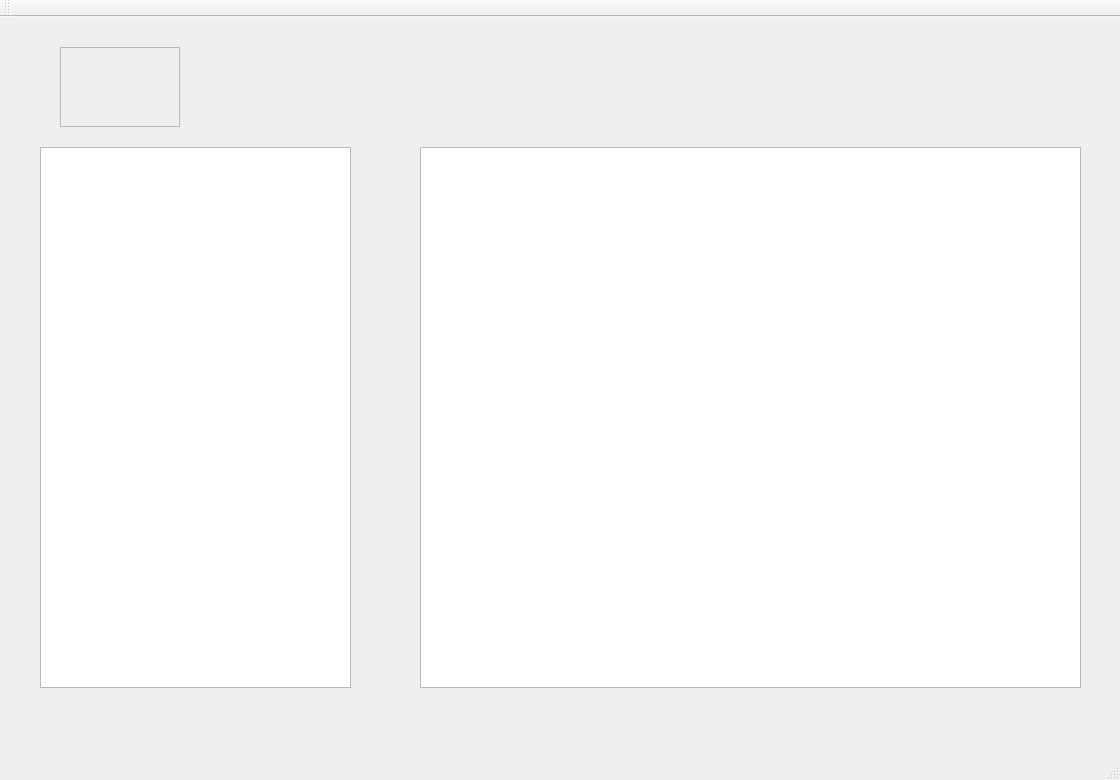
<?xml version="1.0" encoding="UTF-8"?>
<ui version="4.0">
 <class>LANConnectChat_ViewClass</class>
 <widget class="QMainWindow" name="LANConnectChat_ViewClass">
  <property name="geometry">
   <rect>
    <x>0</x>
    <y>0</y>
    <width>1120</width>
    <height>780</height>
   </rect>
  </property>
  <property name="windowTitle">
   <string>LANConnectChat_View</string>
  </property>
  <widget class="QWidget" name="centralWidget">
   <widget class="QListView" name="listView">
    <property name="geometry">
     <rect>
      <x>40</x>
      <y>130</y>
      <width>311</width>
      <height>541</height>
     </rect>
    </property>
   </widget>
   <widget class="QFrame" name="frame">
    <property name="geometry">
     <rect>
      <x>60</x>
      <y>30</y>
      <width>120</width>
      <height>80</height>
     </rect>
    </property>
    <property name="frameShape">
     <enum>QFrame::StyledPanel</enum>
    </property>
    <property name="frameShadow">
     <enum>QFrame::Raised</enum>
    </property>
   </widget>
   <widget class="QTextBrowser" name="textBrowser">
    <property name="geometry">
     <rect>
      <x>420</x>
      <y>130</y>
      <width>661</width>
      <height>541</height>
     </rect>
    </property>
   </widget>
  </widget>
  <widget class="QMenuBar" name="menuBar">
   <property name="geometry">
    <rect>
     <x>0</x>
     <y>0</y>
     <width>1120</width>
     <height>23</height>
    </rect>
   </property>
  </widget>
  <widget class="QToolBar" name="mainToolBar">
   <attribute name="toolBarArea">
    <enum>TopToolBarArea</enum>
   </attribute>
   <attribute name="toolBarBreak">
    <bool>false</bool>
   </attribute>
  </widget>
  <widget class="QStatusBar" name="statusBar"/>
 </widget>
 <layoutdefault spacing="6" margin="11"/>
 <resources>
  <include location="LANConnectChat_View.qrc"/>
 </resources>
 <connections/>
</ui>
